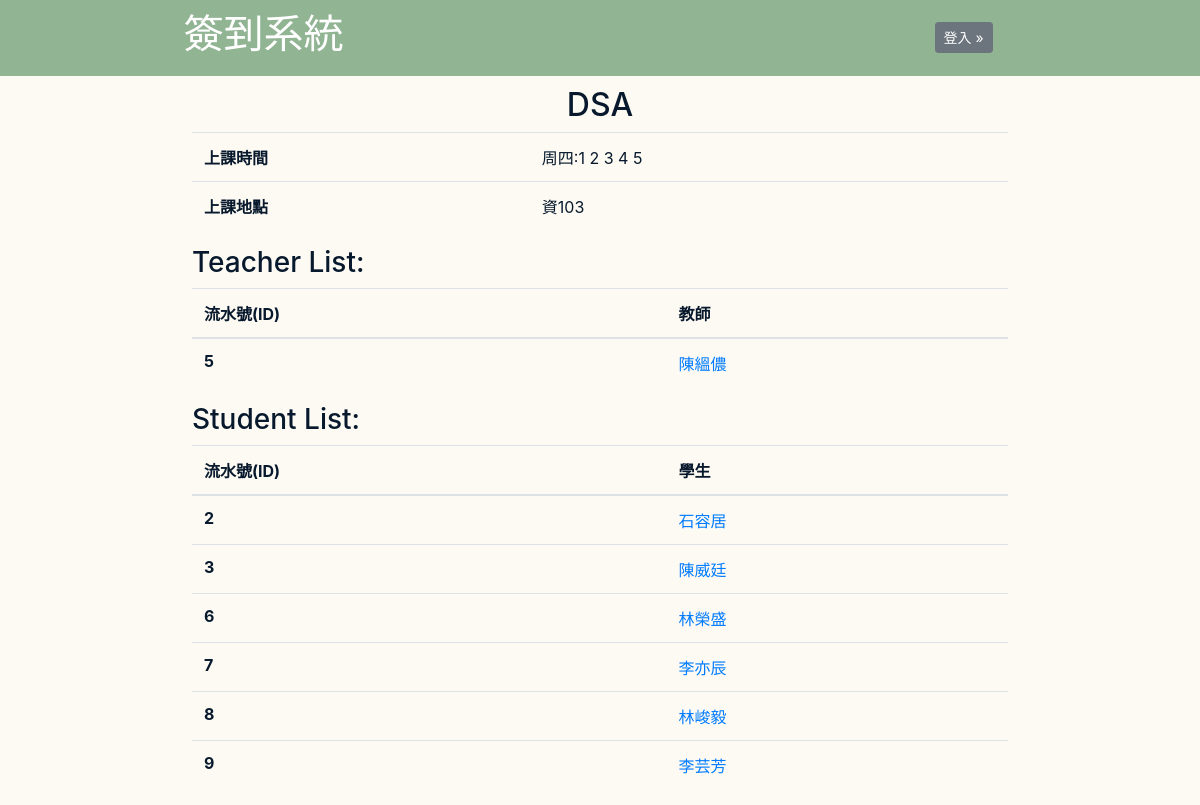
The app's page /main/course_8/ with its own data.
### main/models.py (models this page shows, shortened)
class Course(models.Model):
	course_name = models.CharField(max_length = 20)
	teacher = models.ManyToManyField(User, related_name = 'teachers')
	students = models.ManyToManyField(User, related_name = 'students')
	start_date = models.CharField(blank=True, max_length = 20)
	end_date = models.CharField(blank=True, max_length = 20)
	course_address = models.CharField(blank=True, max_length = 100)

### main/views.py (the view)
# urls.py: path('course_<int:id>/', views.course_profile, name='course_profile'),
def course_profile(request, id):
    course = get_object_or_404(Course, id = id)
    students_list = course.students.all()
    teachers_list = course.teacher.all()
    students = []
    teachers = []
    for s in students_list:
        profile = get_object_or_404(UserProfile, user = s)
        students.append({'User' : s, 'Profile' : profile})
    for t in teachers_list:
        profile = get_object_or_404(UserProfile, user = t)
        teachers.append({'User' : t, 'Profile' : profile})
    context = {
        'course' : course,
        'teachers' : teachers,
        'students' : students,
        'user': request.user
    }
    return render(request, "main/course_profile.html", context)

### main/models.py (called while the page is built)
    def get_absolute_url(self):
	    return reverse("main:profile", kwargs={"id": self.id})

### templates/main/course_profile.html
{% extends 'base.html' %}
{% block content %}
<div class="title">
<div class="title_text">
    <div style="display: flex;padding-right: 20%;justify-content:space-between">
        <h1>簽到系統</h1>
        <div style="padding-top:1.5%;">
            {% if user.is_authenticated %}
            <a class="btn btn-sm btn-info" href= "{% url 'main:home' %}" role="button">回主頁</a>
            <a class="btn btn-sm btn-secondary" href="{% url 'main:logout' %}" role="button">登出 &#187;</a>
            {% else %}
            <a class="btn btn-sm btn-secondary" href="{% url 'main:login' %}" role="button">登入 &#187;</a>
            {% endif %}
        </div>
    </div>
</div>
</div>
<div class="context">
<center><h2 style="color:#08192D;">{{course.course_name}}</h2></center>
<table class="table">
    <tbody>
        <tr>
            <th scope="row">上課時間</th>
            <td>{{course.start_date}}</td>
        </tr>
        <tr>
            <th scope="row">上課地點</th>
            <td>{{course.course_address}}</td>
        </tr>
    </tbody>
</table>
<h3>Teacher List:</h3>
<table class="table">
    <thead>
        <tr>
            <th scope="col">流水號(ID)</th>
            <th scope="col">教師</th>
        </tr>
    </thead>
    <tbody>
        {% for t in teachers %}
        <tr>
            <th scope="row">{{ t.User.id }}</th>
            <td><a href= {{t.Profile.get_absolute_url}}> {{t.User.last_name}}{{t.User.first_name}}</a></td>
        </tr>
        {% endfor %}
    </tbody>
</table>
<h3>Student List:</h3>
<table class="table">
    <thead>
        <tr>
            <th scope="col">流水號(ID)</th>
            <th scope="col">學生</th>
        </tr>
    </thead>
    <tbody>
        {% for s in students %}
        <tr>
            <th scope="row">{{ s.User.id }}</th>
            <td><a href= {{s.Profile.get_absolute_url}}> {{s.User.last_name}}{{s.User.first_name}}</a></td>
        </tr>
        {% endfor %}
    </tbody>
</table>
</div>
{% endblock  %}

### templates/base.html (style rules this page uses)
table.table { color: #08192D; }
div.title { margin: 0px 0px; padding: 10px 5px; max-width: none; width: 100%; background-color: #91B493; }
div.title_text { padding-left: 15%; }
div.context { padding-left: 16%; padding-right: 16%; padding-top: 10px; }
h3, h2, p { color: #08192D; }

### records on screen
Course: course_name "DSA", start_date "周四:1 2 3 4 5", course_address "資103"

### other values on screen
{{ t.User.id }} "5"
{{ t.User.last_name }} "陳"
{{ t.User.first_name }} "縕儂"
{{ s.User.id }} "2"
{{ s.User.last_name }} "石"
{{ s.User.first_name }} "容居"
{{ s.User.id }} "3"
{{ s.User.last_name }} "陳"
{{ s.User.first_name }} "威廷"
{{ s.User.id }} "6"
{{ s.User.last_name }} "林"
{{ s.User.first_name }} "榮盛"
{{ s.User.id }} "7"
{{ s.User.last_name }} "李"
{{ s.User.first_name }} "亦辰"
